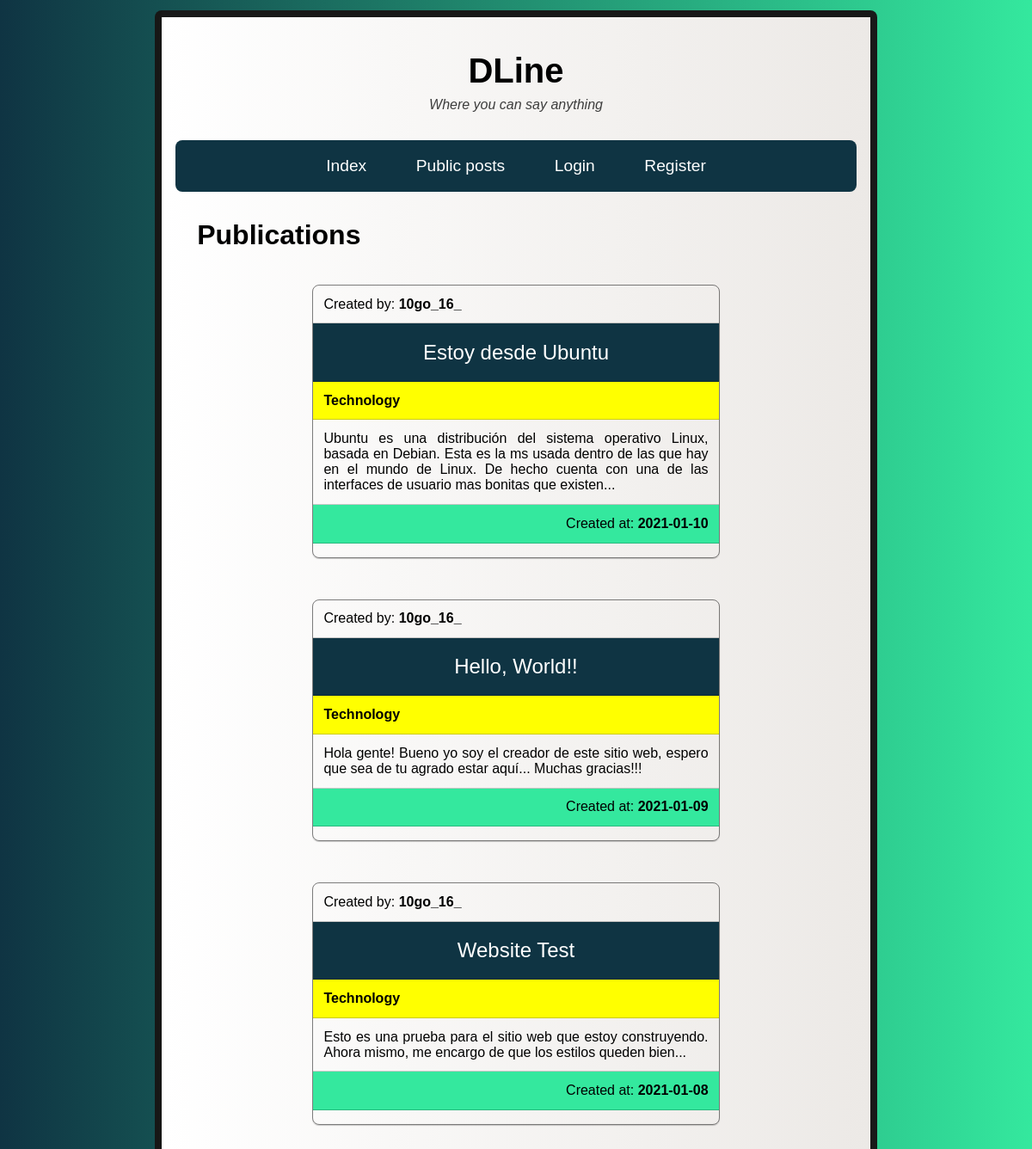
/public-posts, run on the app's committed database.
### models.py (models this page shows)
class Post(db.Model):
    id = db.Column(db.Integer, primary_key=True)
    user_id = db.Column(db.Integer, foreign_key=True, nullable=False)
    title = db.Column(db.String(30), nullable=False, unique=True)
    topic = db.Column(db.String(25), nullable=False)
    content = db.Column(db.String(550), nullable=False, unique=True)
    public = db.Column(db.Boolean, nullable=False)
    created_at = db.Column(db.String(50), nullable=False)

class User(db.Model):
    id = db.Column(db.Integer, primary_key=True)
    name = db.Column(db.String(15), nullable=False)
    age = db.Column(db.Integer, nullable=False)
    email = db.Column(db.String(45), nullable=False, unique=True)
    username = db.Column(db.String(30), nullable=False, unique=True)
    password = db.Column(db.String(256), nullable=False)
    created_at = db.Column(db.String(50), nullable=False)

### app.py (the view)
@app.route('/public-posts')
def public_posts():
    posts = Post.query.filter_by(public=1).order_by(Post.id.desc()).all()
    return render_template('public_posts.html', posts=posts, coincidence_user_post=coincidence_user_post)

### app.py (called while the page is built)
def coincidence_user_post(post_user_id):
    query_user = User.query.filter_by(id=post_user_id).first()
    if query_user is not None:
        return query_user.username
    else:
        return'Anonymous'

### templates/public_posts.html
{% extends 'layout.html' %}
{% block content %}
    <h2 class="title-page">{%block title %}Publications{% endblock %}</h2>
    {% for post in posts %}
        <div class="posts-content">
            <div class="post post-created_by">Created by: <strong>{{ coincidence_user_post(post.user_id) }}</strong></div>
            <div class="post post-title">{{ post.title }}</div>
            <div class="post post-topic yellow"><strong>{{ post.topic }}</strong></div>
            <div class="post post-content">{{ post.content }}</div>
            <div class="post post-created_at green-created-at">Created at: <strong>{{ post.created_at }}</strong></div>
            <div class="post extra-none"></div>
        </div>
    {% endfor %}
{% endblock %}

### templates/layout.html (shortened to what this page needs)
<!DOCTYPE html>
<html lang="en">
<head>
    <link rel="stylesheet" href="{{ url_for('static', filename='css/styles.css') }}">
</head>
<body>
    <div class="main">
        <header class="header">
            <h1 class="site-header">DLine</h1>
            <p class="subtitle-header">Where you can say anything</p>
        </header>
        <nav class="nav-menu">
            {% if 'username' in session and 'password' in session and 'id' in session %}
                <a class="nav-item" href="{{ url_for('index') }}">Index</a>
                <a class="nav-item" href="{{ url_for('public_posts') }}">Public posts</a>
                <a class="nav-item" href="{{ url_for('user_posts') }}">My posts</a>
                <a class="nav-item" href="{{ url_for('create_post') }}">Create post</a>
                <a class="nav-item" href="{{ url_for('profile') }}">Profile</a>
                <a class="nav-item" href="{{ url_for('logout') }}">Logout</a>
            {% else %}
                <a class="nav-item" href="{{ url_for('index') }}">Index</a>
                <a class="nav-item" href="{{ url_for('public_posts') }}">Public posts</a>
                <a class="nav-item" href="{{ url_for('login') }}">Login</a>
                <a class="nav-item" href="{{ url_for('register') }}">Register</a>
            {% endif %}
        </nav>
        <main class="main-content">
            {% block content %}
            {% endblock %}
        </main>
    </div>
</body>
</html>

### static/css/styles.css (style rules this page uses)
body { margin: 0; padding: 0; border: 0; background: #34e89e; background: -webkit-linear-gradient(to right, #0f3443, #34e89e); background: linear-gradient(to right, #0f3443, #34e89e); font-family: 'Lucida Sans', 'Lucida Sans Regular', 'Lucida Grande', 'Lucida Sans Unicode', Geneva, Verdana, sans-serif; }
p { margin: 0; padding: 0; border: 0; }
a { text-decoration: none; }
.main { margin-top: 1%; margin-bottom: 1%; margin-left: 15%; margin-right: 15%; background: #ECE9E6; background: -webkit-linear-gradient(to right, #FFFFFF, #ECE9E6); background: linear-gradient(to right, #FFFFFF, #ECE9E6); border: 0.5em solid rgba(0,0,0,0.9); min-height: 47em; border-radius: 0.5em; }
.header > .site-header { margin: 0; text-align: center; padding-top: 1em; padding-bottom: 0.2em; font-size: 2.5em; }
.header > .subtitle-header { text-align: center; margin: 0; font-style: italic; color: rgb(61, 61, 61); margin-bottom: 2em; }
.nav-menu { background-color: #0f3443; margin-left: 1em; margin-right: 1em; border-radius: 0.5em; display: flex; flex: column; flex-wrap: wrap; justify-content: center; }
.nav-item { border: 0; padding: 1em 1.5em 1em 1.5em; text-align: center; width: auto; color: #fff; margin: 0; transition: 0.365s; font-size: 1.2em; }
.main-content { margin-left: 5%; margin-right: 5%; padding-bottom: 0.3em; }
.title-page { font-size: 2em; margin-top: 1em; margin-bottom: 1.2em; }
.posts-content { border: 1px solid rgba(0,0,0,0.5); border-radius: 0.5em; margin-left: 18%; margin-right: 18%; min-height: 50%; min-width: 50%; box-shadow: 0px 1px 1px rgba(0,0,0,0.2); margin-bottom: 3em; }
.post { text-align: justify; padding: 0.8em; }
.post-created_by { border-bottom: 1px solid rgba(0,0,0,0.2); }
.post-title { text-align: center; font-size: 1.5em; border-bottom: 1px solid rgba(0,0,0,0.2); color: #fff; background-color: #0f3443; }
.post-topic { border-bottom: 1px solid rgba(0,0,0,0.2); }
.post-content { border-bottom: 1px solid rgba(0,0,0,0.2); }
.post-created_at { text-align: right; border-bottom: 1px solid rgba(0,0,0,0.2); }
.green-created-at { background-color: #34e89e; }
.yellow { background-color: yellow; }
.extra-none { padding: 0.5em; }

### data on the page
Post: title "Estoy desde Ubuntu", topic "Technology", content "Ubuntu es una distribución del sistema operativo Linux, basada en Debian. Esta es la ms usada dentro de las que hay en el mundo de Linux. De hecho cuenta con una de las interfaces de usuario mas bonitas que existen...", created_at "2021-01-10"
User: username "10go_16_"
Post: title "Hello, World!!", topic "Technology", content "Hola gente! Bueno yo soy el creador de este sitio web, espero que sea de tu agrado estar aquí... Muchas gracias!!!", created_at "2021-01-09"
Post: title "Website Test", topic "Technology", content "Esto es una prueba para el sitio web que estoy construyendo. Ahora mismo, me encargo de que los estilos queden bien...", created_at "2021-01-08"
